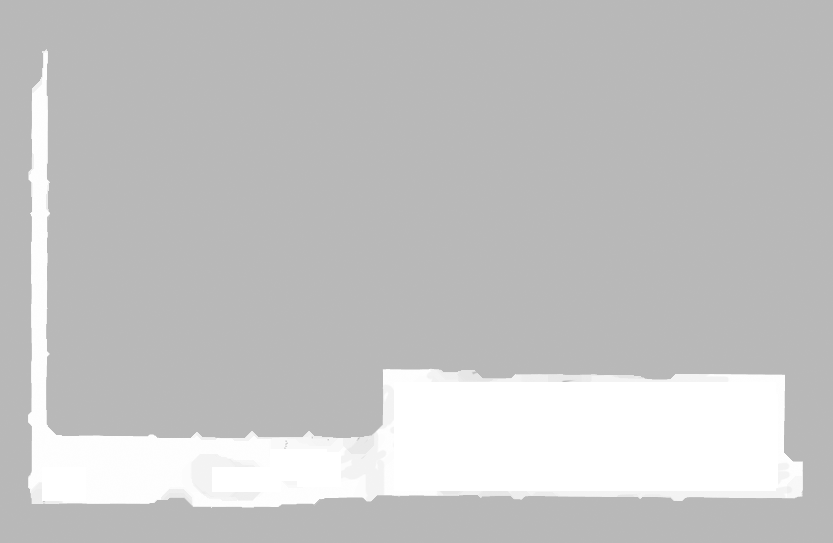
#> input picture wifiServer/6b/map/costmap1.png, 833 x 543 px
$ python watershedSegmentation.py
#> lines starting #> are read from the running program, lines starting #| are printed output that depends on the picture; after the words box and inside, x2 and y2 are one past the last pixel; in counts of white or black regions, pixels touching at a corner belong together
#!/usr/bin/env python
# -*-coding:utf-8 -*-
'''
@author: daishilong
@contact: daishilong1236@gmail.com
'''

import numpy as np
import cv2
from matplotlib import pyplot as plt

img = cv2.imread('./6b/map/costmap1.png')
#> img is the input picture: shape (543, 833, 3); min 184, max 255, mean 196.1
gray = cv2.cvtColor(img,cv2.COLOR_BGR2GRAY)
ret, thresh = cv2.threshold(gray,0,255,cv2.THRESH_BINARY_INV+cv2.THRESH_OTSU)
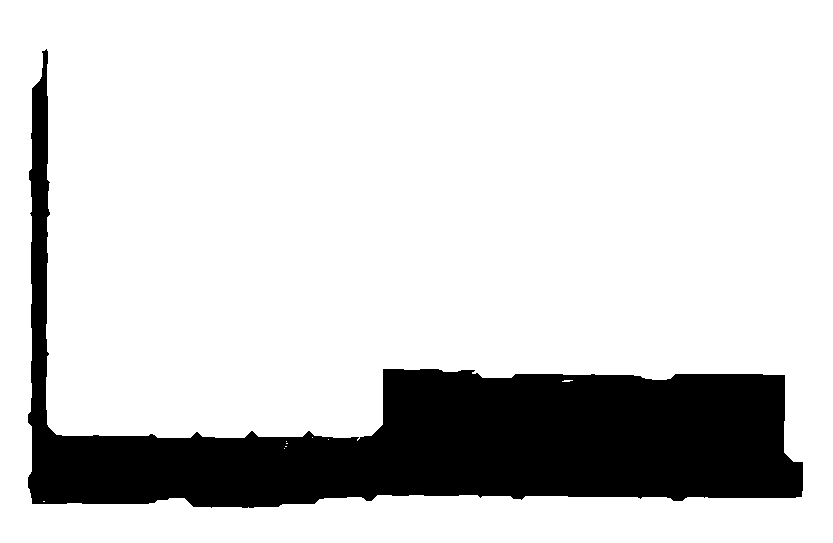
#> thresh: shape (543, 833); 82.5% white; 1 black region, box (x1, y1, x2, y2) and area: (28, 49, 803, 508) 79330
#> ret = 218

# noise removal
kernel = np.ones((3,3),np.uint8)
opening = cv2.morphologyEx(thresh,cv2.MORPH_OPEN,kernel, iterations = 2)
#> opening: shape (543, 833); 82.5% white; 1 black region, box (x1, y1, x2, y2) and area: (28, 49, 803, 508) 79375

# sure background area
sure_bg = cv2.dilate(opening,kernel,iterations=3)
#> sure_bg: shape (543, 833); 84.3% white; 1 black region, box (x1, y1, x2, y2) and area: (31, 82, 800, 505) 71154

# Finding sure foreground area
dist_transform = cv2.distanceTransform(opening,cv2.DIST_L2,5)
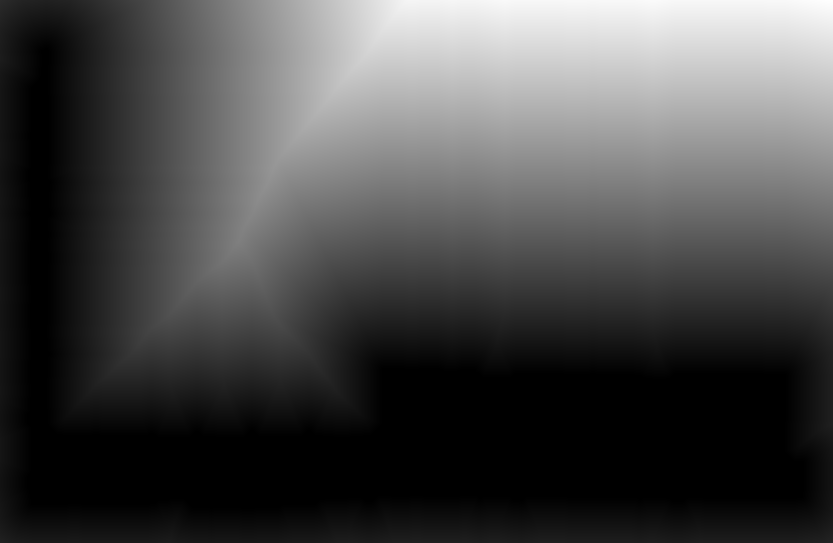
#> dist_transform: shape (543, 833) float32; min 0, max 384.5, mean 110.2; drawn with min black and max white
ret, sure_fg = cv2.threshold(dist_transform,0.7*dist_transform.max(),255,0)
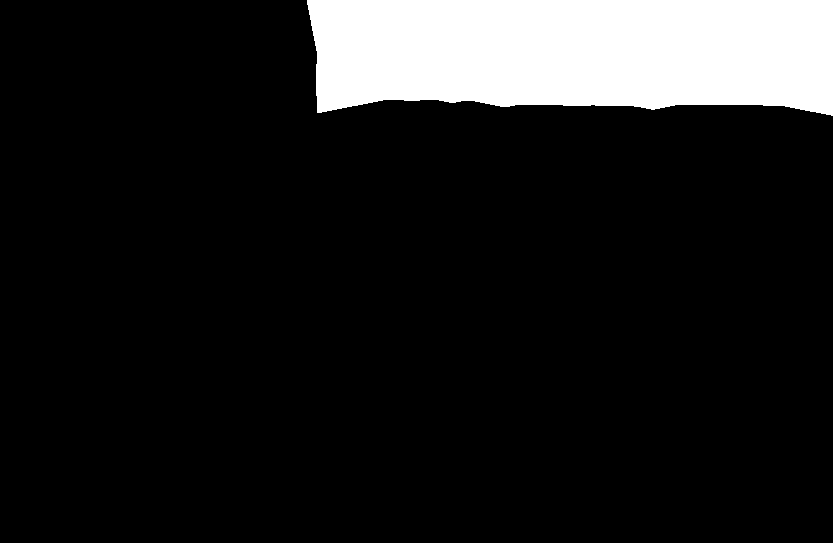
#> sure_fg: shape (543, 833) float32; 12.1% white; 1 white region, box (x1, y1, x2, y2) and area: (307, 0, 833, 116) 54747
#> ret = 269.1

# Finding unknown region
sure_fg = np.uint8(sure_fg)
unknown = cv2.subtract(sure_bg,sure_fg)
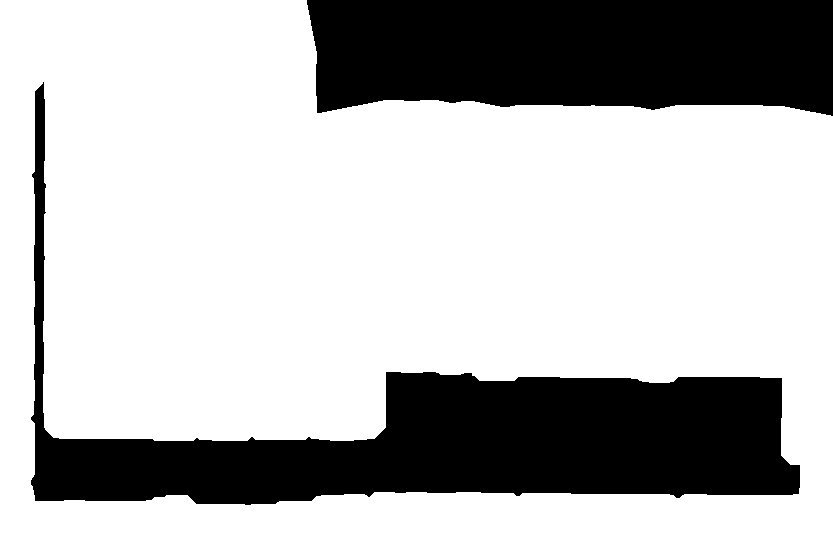
#> unknown: shape (543, 833); 72.2% white; 2 black regions, box (x1, y1, x2, y2) and area: (31, 82, 800, 505) 71154, (307, 0, 833, 116) 54747

# Marker labelling
ret, markers = cv2.connectedComponents(sure_fg)
#> ret = 2

# Add one to all labels so that sure background is not 0, but 1
markers = markers+1

# Now, mark the region of unknown with zero
markers[unknown==255] = 0
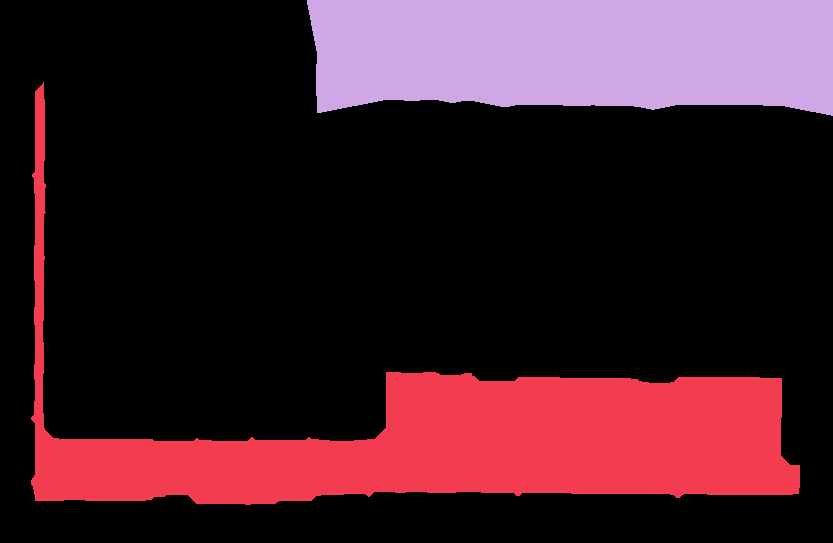
#> markers: shape (543, 833) int32; 3 distinct labels, from 0 to 2; one colour per label, 0 black

markers = cv2.watershed(img,markers)
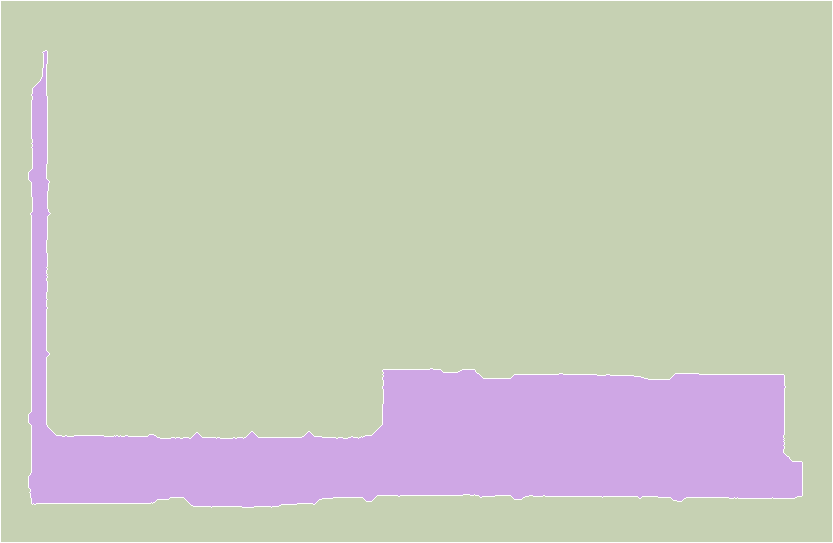
#> markers: shape (543, 833) int32; 3 distinct labels, from -1 to 2; one colour per label, 0 black, -1 white
img[markers == -1] = [255,0,0]
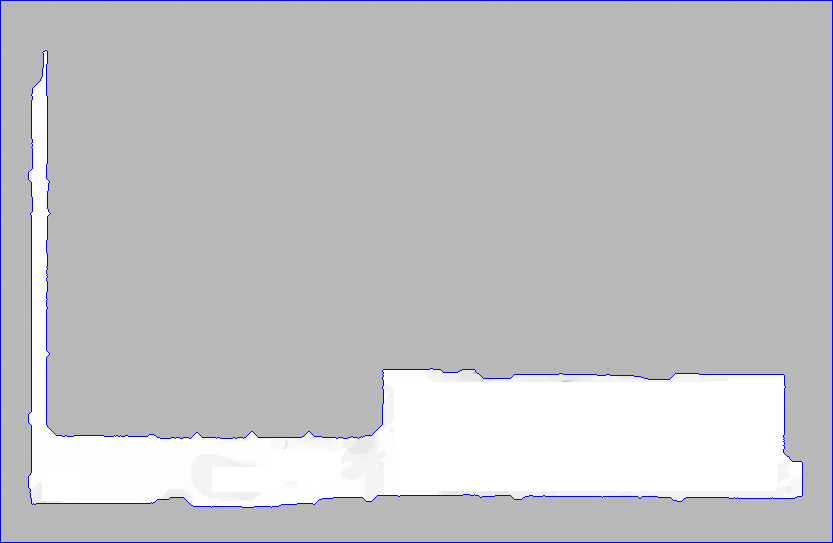
#> img: shape (543, 833, 3); 1.17% of pixels changed, all inside (x1, y1, x2, y2) = (0, 0, 833, 543)

plt.imshow(img)
plt.show()

$ run again, with wifiServer/6b/map/costmap_r.png copied over wifiServer/6b/map/costmap1.png
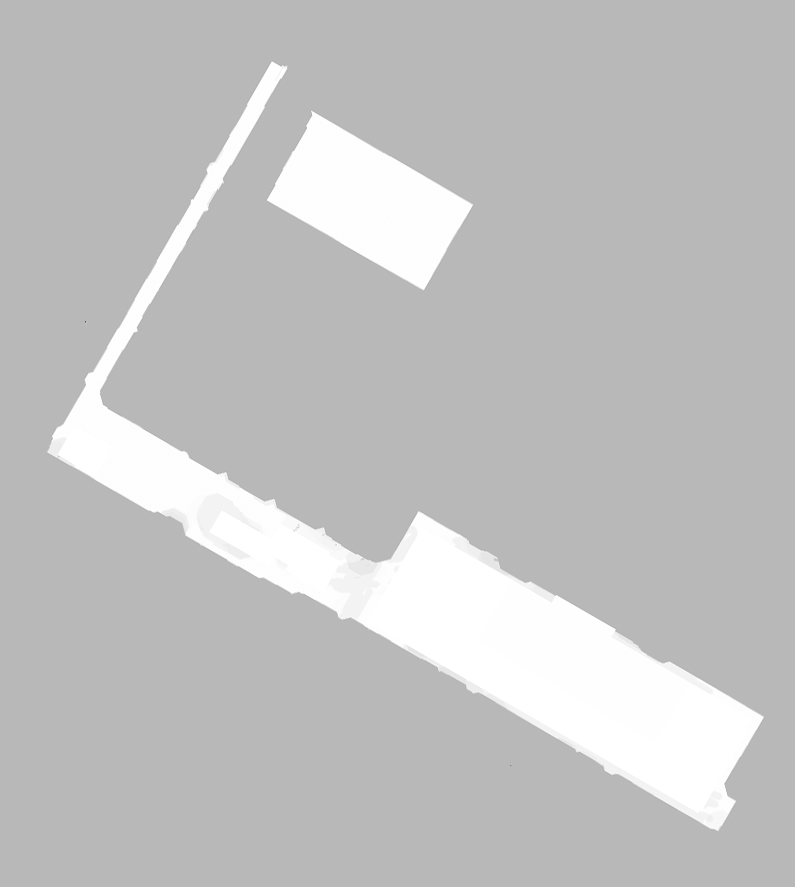
#> input picture wifiServer/6b/map/costmap_r.png, 795 x 887 px
#> img is the input picture: shape (887, 795, 3); min 77, max 255, mean 193.6
#> `ret, thresh = cv2.threshold(gray,0,255,cv2.THRESH_BINARY_INV+cv2.THRES..`:
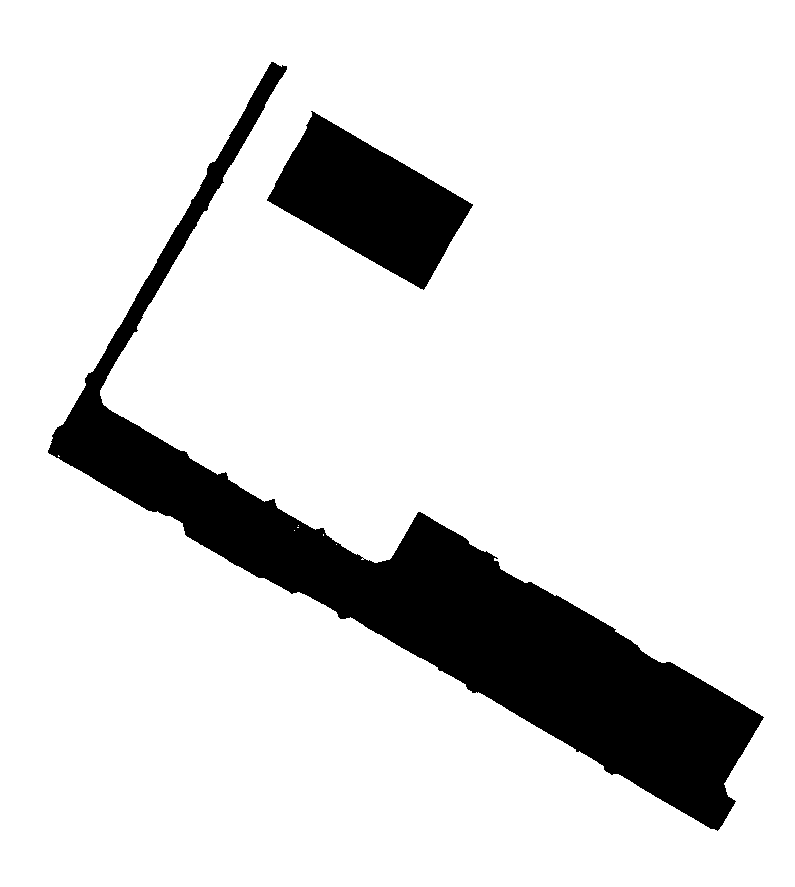
#> thresh: shape (887, 795); 86.1% white; 2 black regions, box (x1, y1, x2, y2) and area: (48, 62, 764, 831) 79694, (267, 111, 473, 290) 18124
#> `ret, thresh = cv2.threshold(gray,0,255,cv2.THRESH_BINARY_INV+cv2.THRES..`: ret = 218
#> opening: shape (887, 795); 86.1% white; 2 black regions, box (x1, y1, x2, y2) and area: (48, 62, 764, 831) 79764, (267, 111, 473, 290) 18127
#> sure_bg: shape (887, 795); 87.9% white; 2 black regions, box (x1, y1, x2, y2) and area: (53, 67, 758, 826) 69400, (272, 118, 467, 284) 15880
#> `ret, sure_fg = cv2.threshold(dist_transform,0.7*dist_transform.max(),2..`: ret = 274.2
#> unknown: shape (887, 795); 81.4% white; 4 black regions, box (x1, y1, x2, y2) and area: (53, 67, 758, 826) 69400, (658, 0, 795, 413) 28332, (0, 746, 260, 887) 17377, (272, 118, 467, 284) 15880
#> `ret, markers = cv2.connectedComponents(sure_fg)`: ret = 3
#> `img[markers == -1] = [255,0,0]`:
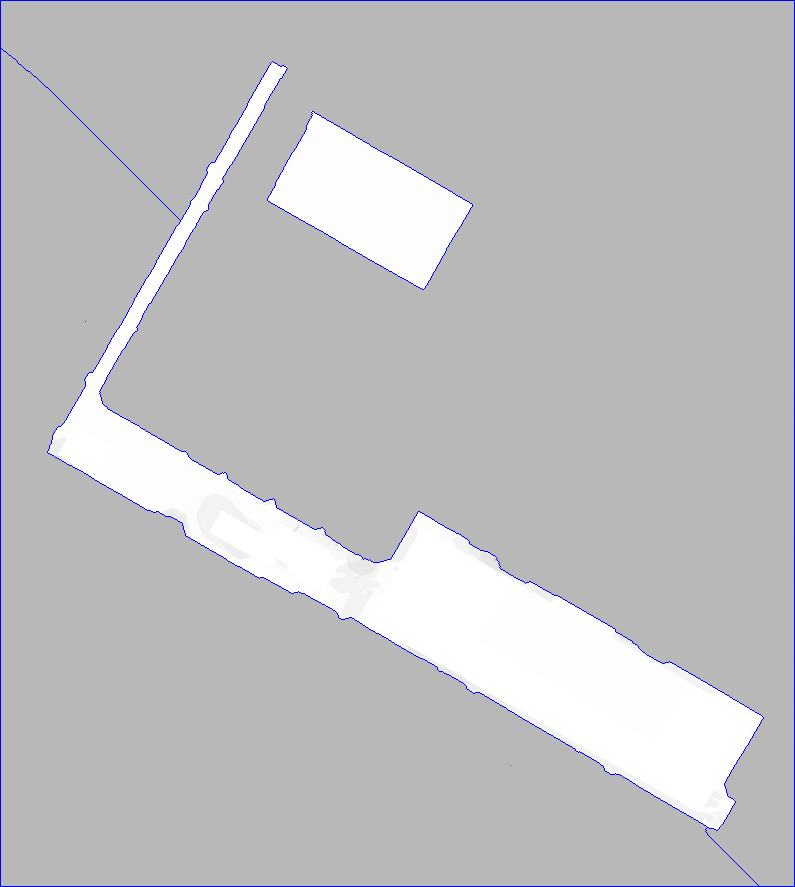
#> img: shape (887, 795, 3); 0.9% of pixels changed, all inside (x1, y1, x2, y2) = (0, 0, 795, 887)
